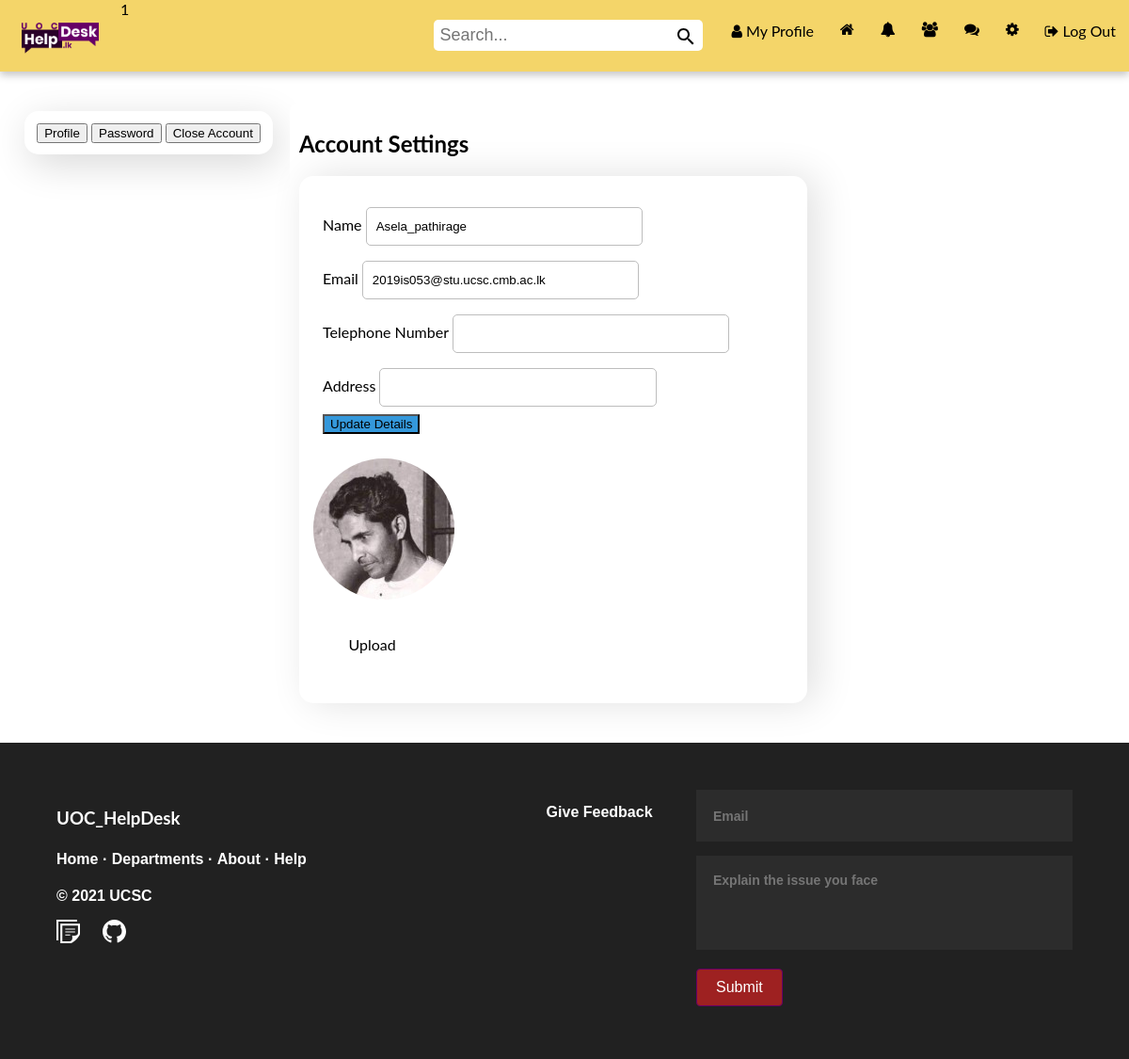
Screenshot of /app/views/settings.php (signed in) with the database file from the repository.
### tables this page shows
CREATE TABLE IF NOT EXISTS `user` (
  `id` int(11) NOT NULL AUTO_INCREMENT,
  `name` varchar(255) NOT NULL,
  `email` varchar(255) NOT NULL,
  `password` varchar(255) NOT NULL,
  `created_by` datetime NOT NULL DEFAULT CURRENT_TIMESTAMP,
  `profile_pic` varchar(255) DEFAULT NULL,
  `num_posts` int(11) DEFAULT NULL,
  `num_likes` int(255) DEFAULT NULL,
  `user_closed` varchar(3) DEFAULT NULL,
  `friend_array` text,
  `user_roll` varchar(10) NOT NULL DEFAULT 'user',
  `teleNumber` int(10) DEFAULT NULL,
  `address` varchar(500) NOT NULL,
  PRIMARY KEY (`id`)
);

### app/controllers/Notification.php (called while the page is built, shortened)
<?php
class Notification{
    private $con;
    private $user_obj;
    public function __construct($con,$user)
    {
        $this->con = $con;
        $this->user_obj = new User($con,$user);
    }
    public function getUnreadNumber() {
		$userLoggedIn = $this->user_obj->getUsername();
		$query = mysqli_query($this->con, "SELECT * FROM notifications WHERE viewed='no' AND user_to='$userLoggedIn'");
		return mysqli_num_rows($query);
	}
}
?>

### app/controllers/User.php (called while the page is built, shortened)
<?php
class User{
    private $user;
    public function __construct($con,$user)
    {
        $user_details_query = mysqli_query($con,"SELECT * FROM user WHERE name='$user'");
        $this->user = mysqli_fetch_array($user_details_query);
    }
    public function getUserName(){
        return $this->user['name'];
    }
}
?>

### app/controllers/Message.php (called while the page is built, shortened)
<?php
class Message{
    public function __construct($con,$user)
    {
        $this->user_obj = new User($con,$user);
    }
}
?>

### app/views/settings.php (the view, shortened to what this page needs)
<?php
require '../helpers/headerIn.php';
require '../views/complain.php';
?>
<div class="container">
<div class="column-1 box">
    <div class="profileCard" style="width:100%">
		<div class="tab" style="width:100%">
			<button class="tablinks" onclick="openCity(event, 'Profile')" id="defaultOpen">Profile</button>
			<button class="tablinks" onclick="openCity(event, 'Password')">Password</button>
			<button class="tablinks" onclick="openCity(event, 'Close Account')">Close Account</button>
		</div>
    </div>
</div>
<div class="column-2 box" style="height:100%">
	<h2>Account Settings</h2>
	<div id="Profile" class="tabcontent">
	<?php
		$user_data_query = mysqli_query($con, "SELECT name, email, teleNumber, address FROM user WHERE name='$userLoggedIn'");
		$row = mysqli_fetch_array($user_data_query);
		$name = $row['name'];
		$email = $row['email'];
		$teleNumber = $row['teleNumber'];
		$address = $row['address'];
	?>
	<ul class="settingCard" style="width:100%">
	<li class="setting_item"  style="width:100%">
		<form action="settings.php" class="settings_form" method="POST">
			Name <input type="text"  name="name" value="<?php echo $name; ?>" id="settings_input"><br>
			Email <input type="text" readonly name="email" value="<?php echo $email; ?>" id="settings_input"><br>
			Telephone Number <input type="text"  name="teleNumber" value="<?php echo $teleNumber; ?>" id="settings_input"><br>
			Address <input type="text"  name="address" value="<?php echo $address; ?>" id="settings_input"><br>
			<input type="submit" name="update_details" id="save_details" value="Update Details" class="info settings_submit"><br>
		</form>
		</li>
		<div class="sameline_left">
	<?php
	echo "<img src='" . $user['profile_pic'] ."' class='small_profile_pic' style=' border-radius:50%; display:inline-block'>";
	?>
	<br><br><br>
	<a href="upload.php"><span id="pro-pic" style="margin-left:25%;" >Upload</span></a> <br><br><br>
	</div>
</div>
</div>
</div>
<?php require '../helpers/footer.php';?>

### public/css/temp.css (style rules this page uses)
a { text-decoration: none; color: #000; }
.sameline_left { float: left; margin-right: 30px; }
.info { background-color: #3498db; }
.settingCard { display: flex; flex-wrap: wrap; list-style: none; margin: 0; padding: 0; }
.setting_item { display: inline-block; padding: 10px; width: 40%; border-radius: 5px; }
.settings_form input[type="text"], input[type="password"] { width: 60%; padding: 12px 10px; margin: 8px 0; box-sizing: border-box; border-radius: 5px; border: 1px solid #bdbdbd; }

### public/css/style.css (style rules this page uses)
html, body { height: 100%; margin: 0px; top:0; }
.container { display: flex; width: 100%; }
.column-1 { flex-shrink: 0; flex-basis: 20%; }
.box { background-color: white; padding: 10px; border-radius: 12px; margin: 2rem 1rem 2rem 1rem; }
.profileCard { box-shadow: 5px 10px 40px 0px rgba(0, 0, 0, 0.157); width: 95%; padding: 5%; height: auto; text-align: center; border-radius: 15px; float: left; margin-right: 30px; }
.tab { float: left; width: 20%; height: auto; }
.tabcontent { padding: 15px; width: 90%; height: 100%; box-shadow: 10px 0px 40px 0px rgba(0, 0, 0, 0.123); border-radius: 15px; }
.sameline_left { float: left; margin-right: 30px; }

### app/helpers/headerIn.php (style rules this page uses)
body,h1,h2,h3,h4,h5,h6 { font-family: "Lato", sans-serif }
.w3-bar,h1,button { font-family: "Montserrat", sans-serif }

### rows the page displays
user: name "Asela_pathirage", email "2019is053@stu.ucsc.cmb.ac.lk", profile_pic (picture)

### other values shown
$num_notifications "1"
